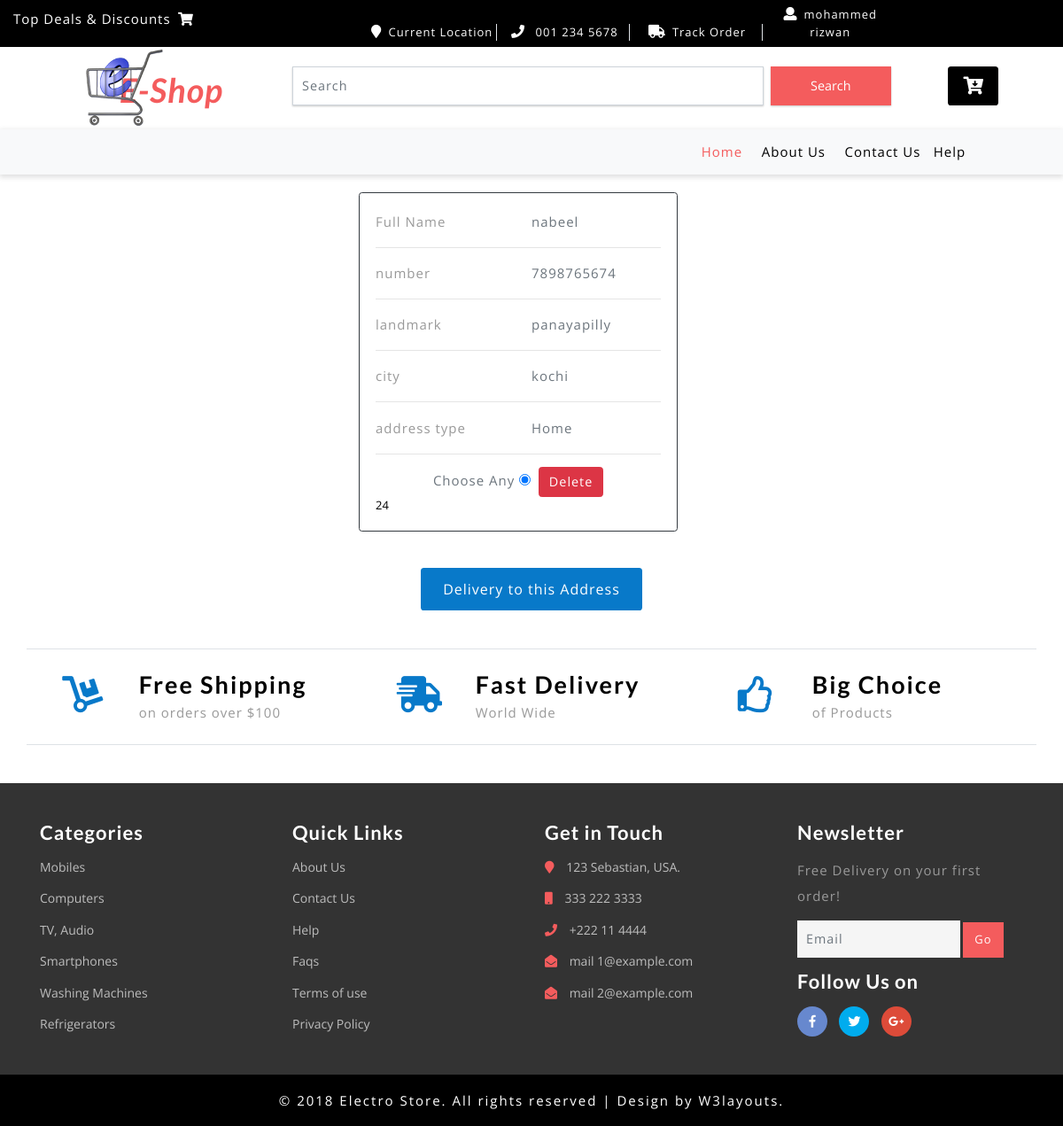
Before: /cart/all_address (signed in) with the older database file.
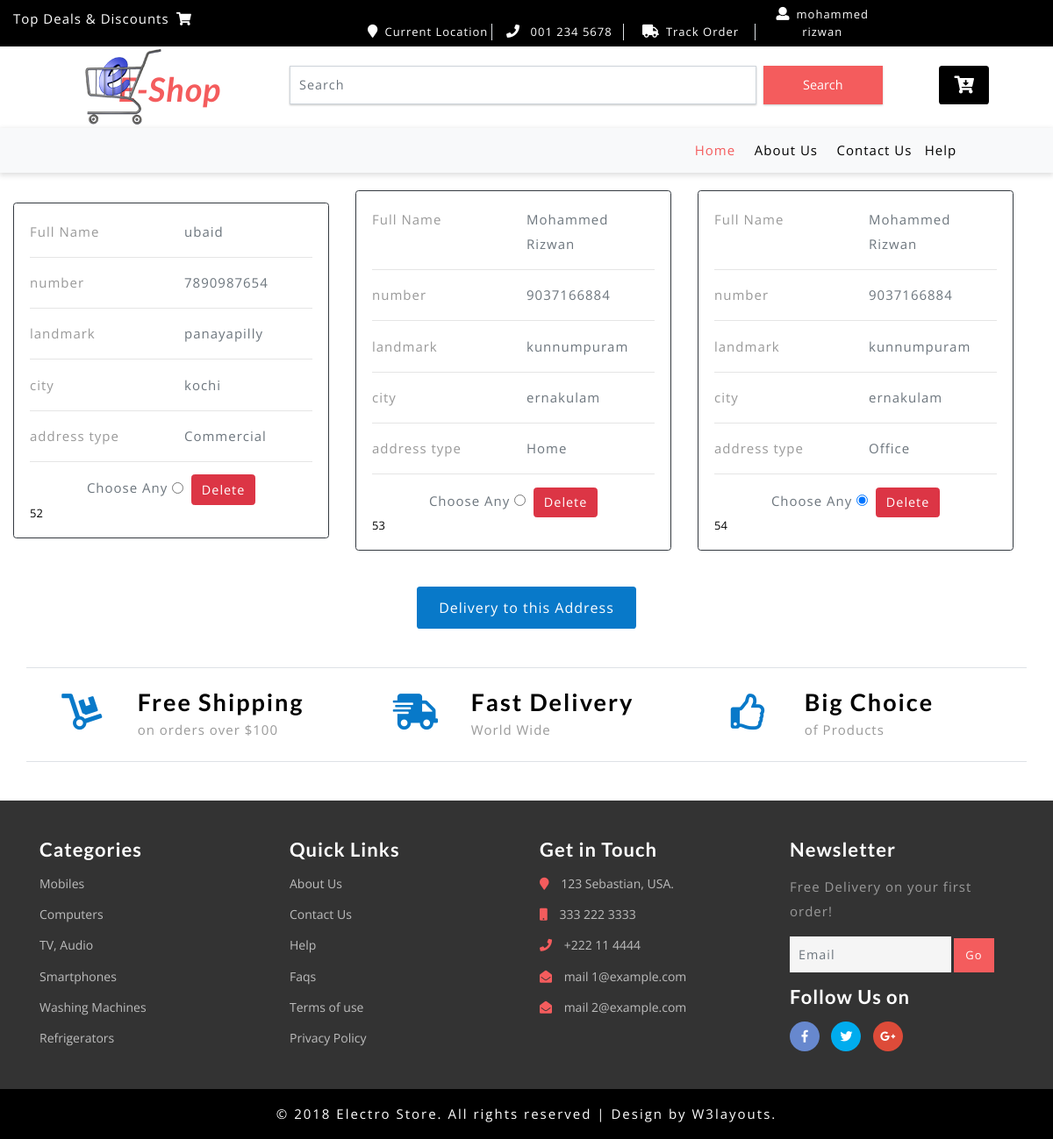
After: the same page with the newer database file.
### cart/models.py (models this page shows, shortened)
class del_details(models.Model):
    username=models.ForeignKey(User,on_delete=models.CASCADE)
    name=models.CharField(max_length=255)
    number=models.IntegerField()
    landmark=models.CharField(max_length=255)
    city=models.CharField(max_length=255)
    address_type=models.CharField(max_length=255)

### cart/views.py (the view)
# urls.py: path('all_address', views.all_address, name='all_address'),
def all_address(request,amount=0,total=0):
    if request.method=="POST":
        add=request.POST.get('address_id')
        print("all_address address:",add)
        try:
            ct = cartlist.objects.get(cart_id=c_id(request))
            ct_items = items.objects.filter(cart=ct, active=True)
            for i in ct_items:
                total += (i.products.price * i.quantity)
                amount=total+5
        except ObjectDoesNotExist:
            pass
        return render(request,'payment.html',{'amt':amount,'tot':total})
    else:
        addresses = del_details.objects.filter(username=request.user)
        return render(request, 'all_address.html', {'address': addresses})

### cart/context_processor.py (called while the page is built)
def count(request):
    item_count = 0
    if 'admin' in request.path:
        return {}
    else:
        try:
            ct = cartlist.objects.filter(cart_id=c_id(request))
            cti = items.objects.all().filter(cart=ct[:1])
            for c in cti:
                item_count += c.quantity
        except cartlist.DoesNotExist:
            item_count = 0
        return dict(itc=item_count)

### cart/views.py (called while the page is built)
def c_id(request):
    ct_id = request.session.session_key
    if not ct_id:
        ct_id = request.session.create()
    return ct_id

### templates/all_address.html (shortened to what this page needs)
{% extends 'base.html' %}
{% block body %}
<form action="" method="POST">
  <div class="row container-fluid">
    {% if address %}
        {% for add in address %}
          <div style="color:black;margin:auto" class="col-lg-4">
                <div class=""><br>
                    <div class="card border-dark mb-4">
                        <div class="card-body">
                          <div class="row">
                            <div class="col-sm-6">
                              <p class="mb-0">Full Name</p>
                            </div>
                            <div class="col-sm-6">
                              <p class="text-muted mb-0">{{add.name}}</p>
                            </div>
                          </div>
                          <hr>
                          <div class="row">
                            <div class="col-sm-6">
                              <p class="mb-0">number</p>
                            </div>
                            <div class="col-sm-6">
                              <p class="text-muted mb-0">{{add.number}}</p>
                            </div>
                          </div>
                          <hr>
                          <div class="row">
                            <div class="col-sm-6">
                              <p class="mb-0">landmark</p>
                            </div>
                            <div class="col-sm-6">
                              <p class="text-muted mb-0">{{add.landmark}}</p>
                            </div>
                          </div>
                          <hr>
                          <div class="row">
                            <div class="col-sm-6">
                              <p class="mb-0">city</p>
                            </div>
                            <div class="col-sm-6">
                              <p class="text-muted mb-0">{{add.city}}</p>
                            </div>
                          </div>
                            <hr>
                            <div class="row">
                                <div class="col-sm-6">
                                  <p class="mb-0">address type</p>
                                </div>
                                <div class="col-sm-6">
                                  <p class="text-muted mb-0">{{add.address_type}}</p>
                                </div>
                            </div>
                            <hr>
                            <div style="text-align:center" >
                                <p class="text-muted mb-0">Choose Any
                                <input checked type="radio" value="{{add.id}}" name="address_id">
                                <a class="btn btn-danger" href="{% url 'detailsdeleteview' add.id %}">Delete</a></p>
                            </div>
                            {{add.id}}
                        </div>
                    </div>
              </div>
          </div>
        {% endfor %}
      </div>
        <div style="text-align:center"><br>
          <button style="margin:auto" class="submit check_out btn">Delivery to this Address</button>
        </div>
    {% else %}
      <div class="container mt-5" style="width:50%;height:12rem">
          <br><br><h4 class="mb-sm-4 mb-3" style="margin-left:110px;color:#F45C5D">Please Add Your Address</h4>
      </div>
    {% endif %}
</form>
{% endblock %}

### templates/base.html (shortened to what this page needs)
<!DOCTYPE html>
{% load static %}
<html lang="zxx">
<head>
	<link href="static/css/bootstrap.css" rel="stylesheet" type="text/css" media="all" />
	<link href="static/css/style.css" rel="stylesheet" type="text/css" media="all" />
	<link rel="stylesheet" href="static/css/fontawesome-all.css">
	<link href="static/css/popuo-box.css" rel="stylesheet" type="text/css" media="all" />
	<link href="static/css/menu.css" rel="stylesheet" type="text/css" media="all" />
</head>
<body>
	<div class="agile-main-top">
		<div class="container-fluid">
			<div class="row main-top-w3l py-2">
				<div class="col-lg-4 header-most-top">
					<p class="text-white text-lg-left text-center">Top Deals & Discounts
						<i class="fas fa-shopping-cart ml-1"></i>
					</p>
				</div>
				<div class="col-lg-8 header-right mt-lg-0 mt-2">
					<ul>
						<li class="text-center border-right text-white">
							<a class="play-icon popup-with-zoom-anim text-white" href="#small-dialog1">
								<i class="fas fa-map-marker mr-2"></i>Current Location</a>
						</li>
						<li class="text-center border-right text-white">
							<i class="fas fa-phone mr-2"></i> 001 234 5678
						</li>
						{% if user.is_authenticated %}
						<li class="text-center border-right text-white">
							<a href="#" data-toggle="modal" data-target="#exampleModal" class="text-white">
								<i class="fas fa-truck mr-2"></i>Track Order</a>
						</li>
						<li class="text-center text-white">
							<a href="{% url 'profile' %}" class="text-white">
								<i class="fas fa-user mr-2"></i>{{user.first_name}}</a>
						</li>
						{% endif %}
					</ul>
				</div>
			</div>
		</div>
	</div>
	<div class="header-bot">
		<div class="container">
			<div class="row header-bot_inner_wthreeinfo_header_mid">
				<div class="col-md-3 logo_agile">
					<h1 class="text-center">
						<a href="/" class="font-weight-bold font-italic">
							<img src="static/images/logo2.png" alt=" " class="img-fluid">E-Shop
						</a>
					</h1>
				</div>
				<div class="col-md-9 header mt-4 mb-md-0 mb-4">
					<div class="row">
						<div class="col-10 agileits_search">
							<form class="form-inline" action="{% url 'search' %}" method="get">
								<input class="form-control mr-sm-2" type="search" placeholder="Search" name="q" aria-label="Search" required>
								<button class="btn my-2 my-sm-0" type="submit">Search</button>
							</form>
						</div>
						<div class="col-2 top_nav_right text-center mt-sm-0 mt-2">
							<div class="wthreecartaits wthreecartaits2 cart cart box_1">
								<form action="cart/cartdetails" method="get" class="last">
									<button class="btn w3view-cart" type="submit" name="submit" value="" style="width:57px">
										{% if itc > 0 %}
										<i class="fas fa-cart-arrow-down">{{itc}}</i>
										{% else %}
										<i class="fas fa-cart-arrow-down"></i>
										{% endif %}
									</button>
								</form>
							</div>
						</div>
					</div>
				</div>
			</div>
		</div>
	</div>
	<div class="navbar-inner">
		<div class="container">
			<nav class="navbar navbar-expand-lg navbar-light bg-light">
				<div class="collapse navbar-collapse" id="navbarSupportedContent">
					<ul class="navbar-nav ml-auto text-center mr-xl-5">
						<li class="nav-item active mr-lg-2 mb-lg-0 mb-2">
							<a class="nav-link" href="/">Home
							</a>
						</li>
						<li class="nav-item mr-lg-2 mb-lg-0 mb-2">
							<a class="nav-link" href="{% url 'about' %}">About Us</a>
						</li>
						<li class="nav-item">
							<a class="nav-link" href="{% url 'contact' %}">Contact Us</a>
						</li>
						<li class="nav-item">
							<a class="nav-link" href="{% url 'help' %}">Help</a>
						</li>
					</ul>
				</div>
			</nav>
		</div>
	</div>
{% block body %}
{% endblock %}
	<footer>
		<div class="footer-top-first">
			<div class="container py-md-5 py-sm-4 py-3">
				<div class="row w3l-grids-footer border-top border-bottom py-sm-4 py-3">
					<div class="col-md-4 offer-footer">
						<div class="row">
							<div class="col-4 icon-fot">
								<i class="fas fa-dolly"></i>
							</div>
							<div class="col-8 text-form-footer">
								<h3>Free Shipping</h3>
								<p>on orders over $100</p>
							</div>
						</div>
					</div>
					<div class="col-md-4 offer-footer my-md-0 my-4">
						<div class="row">
							<div class="col-4 icon-fot">
								<i class="fas fa-shipping-fast"></i>
							</div>
							<div class="col-8 text-form-footer">
								<h3>Fast Delivery</h3>
								<p>World Wide</p>
							</div>
						</div>
					</div>
					<div class="col-md-4 offer-footer">
						<div class="row">
							<div class="col-4 icon-fot">
								<i class="far fa-thumbs-up"></i>
							</div>
							<div class="col-8 text-form-footer">
								<h3>Big Choice</h3>
								<p>of Products</p>
							</div>
						</div>
					</div>
				</div>
			</div>
		</div>
		<div class="w3l-middlefooter-sec">
			<div class="container py-md-5 py-sm-4 py-3">
				<div class="row footer-info w3-agileits-info">
					<div class="col-md-3 col-sm-6 footer-grids">
						<h3 class="text-white font-weight-bold mb-3">Categories</h3>
						<ul>
							<li class="mb-3">
								<a href="product.html">Mobiles </a>
							</li>
							<li class="mb-3">
								<a href="product.html">Computers</a>
							</li>
							<li class="mb-3">
								<a href="product.html">TV, Audio</a>
							</li>
							<li class="mb-3">
								<a href="product2.html">Smartphones</a>
							</li>
							<li class="mb-3">
								<a href="product.html">Washing Machines</a>
							</li>
							<li>
								<a href="product2.html">Refrigerators</a>
							</li>
						</ul>
					</div>
					<div class="col-md-3 col-sm-6 footer-grids mt-sm-0 mt-4">
						<h3 class="text-white font-weight-bold mb-3">Quick Links</h3>
						<ul>
							<li class="mb-3">
								<a href="{% url 'about' %}">About Us</a>
							</li>
							<li class="mb-3">
								<a href="{% url 'contact' %}">Contact Us</a>
							</li>
							<li class="mb-3">
								<a href="{% url 'help' %}">Help</a>
							</li>
							<li class="mb-3">
								<a href="{% url 'faqs' %}">Faqs</a>
							</li>
							<li class="mb-3">
								<a href="{% url 'terms' %}">Terms of use</a>
							</li>
							<li>
								<a href="{% url 'privacy' %}">Privacy Policy</a>
							</li>
						</ul>
					</div>
					<div class="col-md-3 col-sm-6 footer-grids mt-md-0 mt-4">
						<h3 class="text-white font-weight-bold mb-3">Get in Touch</h3>
						<ul>
							<li class="mb-3">
								<i class="fas fa-map-marker"></i> 123 Sebastian, USA.</li>
							<li class="mb-3">
								<i class="fas fa-mobile"></i> 333 222 3333 </li>
							<li class="mb-3">
								<i class="fas fa-phone"></i> +222 11 4444 </li>
							<li class="mb-3">
								<i class="fas fa-envelope-open"></i>
								<a href="mailto:example@mail.com"> mail 1@example.com</a>
							</li>
							<li>
								<i class="fas fa-envelope-open"></i>
								<a href="mailto:example@mail.com"> mail 2@example.com</a>
							</li>
						</ul>
					</div>
					<div class="col-md-3 col-sm-6 footer-grids w3l-agileits mt-md-0 mt-4">
						<h3 class="text-white font-weight-bold mb-3">Newsletter</h3>
						<p class="mb-3">Free Delivery on your first order!</p>
						<form action="#" method="post">
							<div class="form-group">
								<input type="email" class="form-control" placeholder="Email" name="email" required="">
								<input type="submit" value="Go">
							</div>
						</form>
						<div class="footer-grids  w3l-socialmk mt-3">
							<h3 class="text-white font-weight-bold mb-3">Follow Us on</h3>
							<div class="social">
								<ul>
									<li>
										<a class="icon fb" href="#">
											<i class="fab fa-facebook-f"></i>
										</a>
									</li>
									<li>
										<a class="icon tw" href="#">
											<i class="fab fa-twitter"></i>
										</a>
									</li>
									<li>
										<a class="icon gp" href="#">
											<i class="fab fa-google-plus-g"></i>
										</a>
									</li>
								</ul>
							</div>
						</div>
					</div>
				</div>
			</div>
		</div>
	</footer>
	<div class="copy-right py-3">
		<div class="container">
			<p class="text-center text-white">© 2018 Electro Store. All rights reserved | Design by
				<a href="http://w3layouts.com"> W3layouts.</a>
			</p>
		</div>
	</div>
</body>
</html>

Changed rows visible on the page:
removed del_details: name "nabeel", number "7898765674", landmark "panayapilly", city "kochi", address_type "Home", id "24"
added del_details: name "ubaid", number "7890987654", landmark "panayapilly", city "kochi", address_type "Commercial", id "52"
added del_details: name "Mohammed Rizwan", number "9037166884", landmark "kunnumpuram", city "ernakulam", address_type "Home", id "53"
added del_details: name "Mohammed Rizwan", number "9037166884", landmark "kunnumpuram", city "ernakulam", address_type "Office", id "54"
